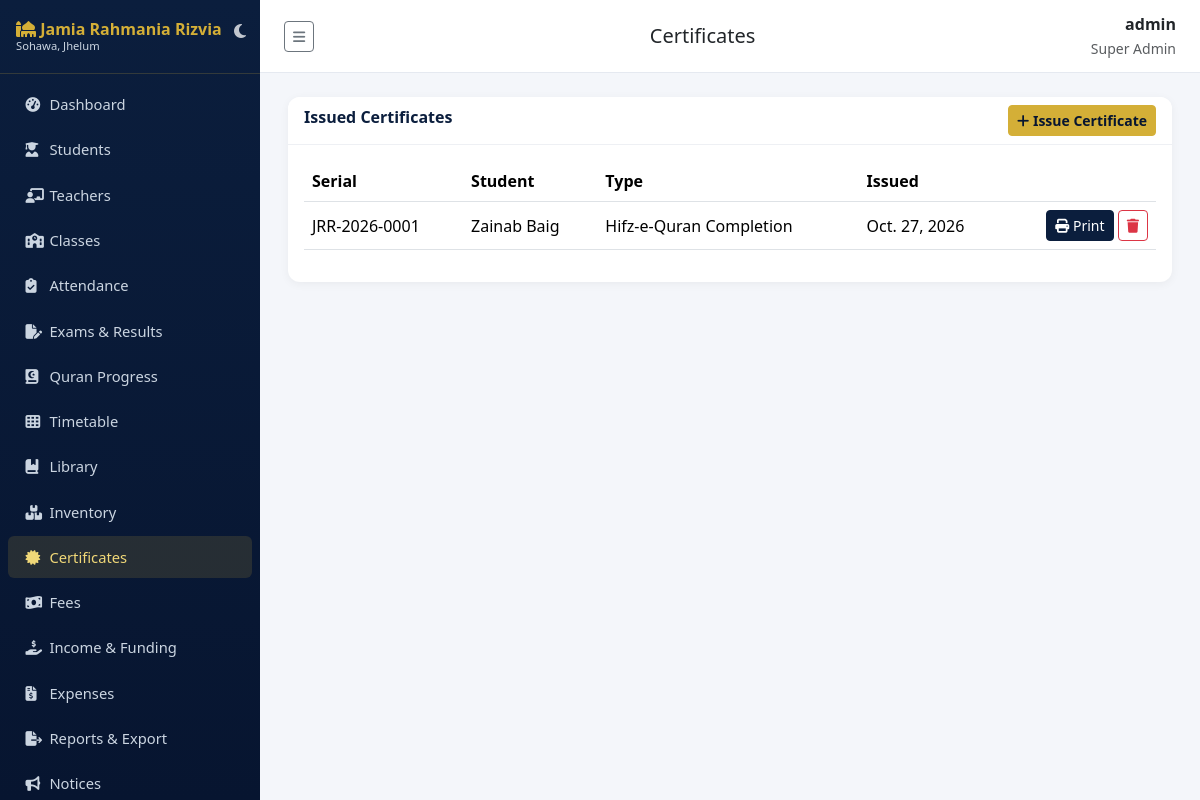
/certificates/ (signed in), run on the app's committed database.
### accounts/models.py (models this page shows, shortened)
class User(AbstractUser):
    class Role(models.TextChoices):
        SUPER_ADMIN = "SUPER_ADMIN", "Super Admin"
        PRINCIPAL = "PRINCIPAL", "Principal"
        ADMIN = "ADMIN", "Admin"
        TEACHER = "TEACHER", "Teacher"
        STUDENT = "STUDENT", "Student"
        PARENT = "PARENT", "Parent"
        ACCOUNTANT = "ACCOUNTANT", "Accountant"
        LIBRARIAN = "LIBRARIAN", "Librarian"
        STAFF = "STAFF", "Staff"
    role = models.CharField(max_length=20, choices=Role.choices, default=Role.STUDENT)
    phone = models.CharField(max_length=20, blank=True)
    photo = models.ImageField(upload_to="profile_photos/", blank=True, null=True)

### certificates/models.py (models this page shows, shortened)
class Certificate(models.Model):
    class Kind(models.TextChoices):
        CHARACTER = "CHARACTER", "Character Certificate"
        LEAVING = "LEAVING", "Leaving Certificate"
        HIFZ = "HIFZ", "Hifz-e-Quran Completion"
        NAZRA = "NAZRA", "Nazra Quran Completion"
        MERIT = "MERIT", "Merit / Appreciation"
    student = models.ForeignKey("students.Student", on_delete=models.CASCADE, related_name="certificates")
    kind = models.CharField(max_length=12, choices=Kind.choices)
    serial = models.CharField(max_length=30, unique=True, blank=True, editable=False)
    issue_date = models.DateField(default=datetime.date.today)
    details = models.TextField(blank=True, help_text="Optional extra line printed on the certificate (e.g. grade, position, reason for leaving)")
    issued_by = models.ForeignKey("accounts.User", on_delete=models.SET_NULL, null=True, blank=True)
    class Meta:
        ordering = ["-issue_date", "-id"]

### students/models.py (models this page shows, shortened)
class Student(models.Model):
    class Status(models.TextChoices):
        ACTIVE = "ACTIVE", "Active"
        INACTIVE = "INACTIVE", "Inactive"
        SUSPENDED = "SUSPENDED", "Suspended"
        TRANSFERRED = "TRANSFERRED", "Transferred"
        GRADUATED = "GRADUATED", "Graduated"
    class Blood(models.TextChoices):
        A_POS = "A+", "A+"
        A_NEG = "A-", "A-"
        B_POS = "B+", "B+"
        B_NEG = "B-", "B-"
        AB_POS = "AB+", "AB+"
        AB_NEG = "AB-", "AB-"
        O_POS = "O+", "O+"
        O_NEG = "O-", "O-"
    user = models.OneToOneField(settings.AUTH_USER_MODEL, on_delete=models.CASCADE, related_name="student_profile", null=True, blank=True)
    parent = models.ForeignKey(settings.AUTH_USER_MODEL, on_delete=models.SET_NULL, null=True, blank=True, related_name="children", limit_choices_to={"role": "PARENT"})
    admission_number = models.CharField(max_length=20, unique=True)
    roll_number = models.CharField(max_length=20, blank=True)
    first_name = models.CharField(max_length=100)
    last_name = models.CharField(max_length=100)
    date_of_birth = models.DateField()
    gender = models.CharField(max_length=10, choices=[("M", "Male"), ("F", "Female"), ("O", "Other")])
    blood_group = models.CharField(max_length=5, choices=Blood.choices, blank=True)
    photo = models.ImageField(upload_to="student_photos/", blank=True, null=True)
    address = models.TextField(blank=True)
    section = models.ForeignKey("academics.Section", on_delete=models.SET_NULL, null=True, blank=True, related_name="students")
    admission_date = models.DateField(auto_now_add=True)
    previous_school = models.CharField(max_length=200, blank=True)
    status = models.CharField(max_length=15, choices=Status.choices, default=Status.ACTIVE)
    guardian_name = models.CharField(max_length=150, blank=True)
    guardian_relation = models.CharField(max_length=50, blank=True)
    guardian_phone = models.CharField(max_length=20, blank=True)
    guardian_email = models.EmailField(blank=True)
    emergency_contact_name = models.CharField(max_length=150, blank=True)
    emergency_contact_phone = models.CharField(max_length=20, blank=True)
    class Meta:
        ordering = ["admission_number"]
    @property
    def full_name(self):
        return f"{self.first_name} {self.last_name}"

### certificates/views.py (the view)
# urls.py: path("", views.CertificateListView.as_view(), name="list"),
class CertificateListView(RoleRequiredMixin, ListView):
    model = Certificate
    template_name = "certificates/certificate_list.html"
    context_object_name = "certificates"
    paginate_by = 25
    allowed_roles = MANAGEMENT_ROLES
    def get_queryset(self):
        return Certificate.objects.select_related("student")

### accounts/mixins.py (called while the page is built)
    def dispatch(self, request, *args, **kwargs):
        if not request.user.is_authenticated:
            return self.handle_no_permission()
        if request.user.is_superuser or request.user.role in self.allowed_roles:
            return super().dispatch(request, *args, **kwargs)
        raise PermissionDenied("You do not have permission to access this page.")

### sitepages/context_processors.py (called while the page is built)
def site_settings(request):
    s = SiteSettings.get_solo()
    years = max(datetime.date.today().year - s.established_year, 0)
    return {"site_settings": s, "years_of_service": years}

### sitepages/models.py (called while the page is built)
    @classmethod
    def get_solo(cls):
        obj = cls.objects.first()
        if not obj:
            obj = cls.objects.create()
        return obj

### templates/certificates/certificate_list.html (shortened to what this page needs)
{% extends "base.html" %}
{% block page_title %}Certificates{% endblock %}
{% block content %}
<div class="card">
  <div class="card-header d-flex justify-content-between"><span>Issued Certificates</span><a href="{% url 'certificates:add' %}" class="btn btn-gold btn-sm"><i class="fa-solid fa-plus"></i> Issue Certificate</a></div>
  <div class="card-body table-responsive">
    <table class="table table-hover align-middle">
      <thead><tr><th>Serial</th><th>Student</th><th>Type</th><th>Issued</th><th></th></tr></thead>
      <tbody>
      {% for c in certificates %}
        <tr><td>{{ c.serial }}</td><td>{{ c.student.full_name }}</td><td>{{ c.get_kind_display }}</td><td>{{ c.issue_date }}</td>
          <td class="text-end"><a href="{% url 'certificates:print' c.pk %}" target="_blank" class="btn btn-sm btn-navy"><i class="fa-solid fa-print"></i> Print</a>
            <a href="{% url 'certificates:delete' c.pk %}" class="btn btn-sm btn-outline-danger"><i class="fa-solid fa-trash"></i></a></td></tr>
      {% empty %}<tr><td colspan="5" class="text-center text-muted">No certificates issued yet.</td></tr>{% endfor %}
      </tbody>
    </table>
  </div>
</div>
{% endblock %}

### templates/base.html (shortened to what this page needs)
{% load static %}
<!DOCTYPE html>
<html lang="en" id="theme-wrapper" data-bs-theme="light">
<head>
<link href="https://cdn.jsdelivr.net/npm/bootstrap@5.3.3/dist/css/bootstrap.min.css" rel="stylesheet">
<link href="https://cdnjs.cloudflare.com/ajax/libs/font-awesome/6.5.1/css/all.min.css" rel="stylesheet">
<link href="{% static 'css/style.css' %}" rel="stylesheet">
</head>
<body>
<nav class="sidebar" id="sidebar">
  <div class="brand d-flex justify-content-between align-items-center">
    <div>
      <i class="fa-solid fa-mosque"></i> Jamia Rahmania Rizvia
      <small class="d-block" style="font-size:.7rem;color:#cbd5e1;font-weight:400">Sohawa, Jhelum</small>
    </div>
    <button id="theme-toggle-btn" class="btn p-1 border-0 text-white opacity-75 hover-opacity-100" title="Switch Theme" style="background: transparent; box-shadow: none;">
      <i class="fa-solid fa-moon fs-6" id="theme-icon"></i>
    </button>
  </div>
  <ul class="nav flex-column py-2">
    {% if request.user.role in "STUDENT,PARENT" %}
      <li class="nav-item"><a class="nav-link {% if request.resolver_match.namespace == 'portal' %}active{% endif %}" href="{% url 'portal:home' %}"><i class="fa-solid fa-gauge-high"></i> My Portal</a></li>
      <li class="nav-item"><a class="nav-link {% if request.resolver_match.namespace == 'notices' and request.resolver_match.url_name == 'list' %}active{% endif %}" href="{% url 'notices:list' %}"><i class="fa-solid fa-bullhorn"></i> Notices</a></li>
      <li class="nav-item"><a class="nav-link {% if request.resolver_match.namespace == 'timetable' %}active{% endif %}" href="{% url 'timetable:view' %}"><i class="fa-solid fa-table-cells"></i> Timetable</a></li>
      <li class="nav-item"><a class="nav-link" href="{% url 'notices:event_list' %}"><i class="fa-solid fa-calendar-days"></i> Events</a></li>
    {% else %}
      <li class="nav-item"><a class="nav-link {% if request.resolver_match.namespace == 'dashboard' %}active{% endif %}" href="{% url 'dashboard:index' %}"><i class="fa-solid fa-gauge-high"></i> Dashboard</a></li>
      <li class="nav-item"><a class="nav-link {% if request.resolver_match.namespace == 'students' %}active{% endif %}" href="{% url 'students:list' %}"><i class="fa-solid fa-user-graduate"></i> Students</a></li>
      {% if request.user.is_superuser or request.user.role in "SUPER_ADMIN,PRINCIPAL,ADMIN" %}
      <li class="nav-item"><a class="nav-link {% if request.resolver_match.namespace == 'teachers' %}active{% endif %}" href="{% url 'teachers:list' %}"><i class="fa-solid fa-chalkboard-user"></i> Teachers</a></li>
      <li class="nav-item"><a class="nav-link {% if request.resolver_match.url_name == 'class_list' %}active{% endif %}" href="{% url 'academics:class_list' %}"><i class="fa-solid fa-school"></i> Classes</a></li>
      {% endif %}
      <li class="nav-item"><a class="nav-link " href="{% url 'attendance:mark' %}"><i class="fa-solid fa-clipboard-check"></i> Attendance</a></li>
      {% if request.user.is_superuser or request.user.role in "SUPER_ADMIN,PRINCIPAL,ADMIN,TEACHER" %}
      <li class="nav-item"><a class="nav-link {% if request.resolver_match.namespace == 'exams' %}active{% endif %}" href="{% url 'exams:list' %}"><i class="fa-solid fa-file-pen"></i> Exams &amp; Results</a></li>
      <li class="nav-item"><a class="nav-link {% if request.resolver_match.namespace == 'hifz' %}active{% endif %}" href="{% url 'hifz:list' %}"><i class="fa-solid fa-book-quran"></i> Quran Progress</a></li>
      {% endif %}
      <li class="nav-item"><a class="nav-link " href="{% url 'timetable:view' %}"><i class="fa-solid fa-table-cells"></i> Timetable</a></li>
      <li class="nav-item"><a class="nav-link {% if request.resolver_match.namespace == 'library' %}active{% endif %}" href="{% url 'library:books' %}"><i class="fa-solid fa-book-bookmark"></i> Library</a></li>
      {% if request.user.is_superuser or request.user.role in "SUPER_ADMIN,PRINCIPAL,ADMIN,STAFF,LIBRARIAN" %}
      <li class="nav-item"><a class="nav-link {% if request.resolver_match.namespace == 'inventory' %}active{% endif %}" href="{% url 'inventory:list' %}"><i class="fa-solid fa-boxes-stacked"></i> Inventory</a></li>
      {% endif %}
      {% if request.user.is_superuser or request.user.role in "SUPER_ADMIN,PRINCIPAL,ADMIN" %}
      <li class="nav-item"><a class="nav-link {% if request.resolver_match.namespace == 'certificates' %}active{% endif %}" href="{% url 'certificates:list' %}"><i class="fa-solid fa-certificate"></i> Certificates</a></li>
      {% endif %}
      {% if request.user.is_superuser or request.user.role in "SUPER_ADMIN,PRINCIPAL,ADMIN,ACCOUNTANT" %}
      <li class="nav-item"><a class="nav-link {% if request.resolver_match.url_name == 'payment_list' %}active{% endif %}" href="{% url 'fees:payment_list' %}"><i class="fa-solid fa-money-bill-wave"></i> Fees</a></li>
      <li class="nav-item"><a class="nav-link {% if request.resolver_match.url_name == 'income_list' %}active{% endif %}" href="{% url 'fees:income_list' %}"><i class="fa-solid fa-hand-holding-dollar"></i> Income &amp; Funding</a></li>
      <li class="nav-item"><a class="nav-link {% if request.resolver_match.url_name == 'expense_list' %}active{% endif %}" href="{% url 'fees:expense_list' %}"><i class="fa-solid fa-file-invoice-dollar"></i> Expenses</a></li>
      {% endif %}
      {% if request.user.is_superuser or request.user.role in "SUPER_ADMIN,PRINCIPAL,ADMIN,ACCOUNTANT" %}
      <li class="nav-item"><a class="nav-link {% if request.resolver_match.namespace == 'reports' %}active{% endif %}" href="{% url 'reports:index' %}"><i class="fa-solid fa-file-export"></i> Reports &amp; Export</a></li>
      {% endif %}
      <li class="nav-item"><a class="nav-link {% if request.resolver_match.namespace == 'notices' %}active{% endif %}" href="{% url 'notices:list' %}"><i class="fa-solid fa-bullhorn"></i> Notices</a></li>
    {% endif %}
  </ul>
</nav>
<div class="main-content">
  <div class="topbar">
    <button class="btn btn-sm btn-outline-secondary" id="sidebarToggle" type="button" title="Show / hide menu" aria-label="Toggle menu"><i class="fa-solid fa-bars"></i></button>
    <h5 class="mb-0">{% block page_title %}Dashboard{% endblock %}</h5>
    <div class="text-end">
      <div class="fw-semibold">{{ request.user.get_full_name|default:request.user.username }}</div>
      <small class="text-muted">{{ request.user.get_role_display }}</small>
    </div>
  </div>
  {% block content %}{% endblock %}
</div>
</body>
</html>

### static/css/style.css (style rules this page uses)
:root { --navy: #0b1e3d; --navy-dark: #071530; --gold: #d4af37; --gold-light: #f0d878; --bg: #f4f6fa; }
body { background: var(--bg); font-family: 'Segoe UI', Roboto, sans-serif; }
.sidebar { background: linear-gradient(180deg, var(--navy) 0%, var(--navy-dark) 100%); min-height: 100vh; width: 250px; position: fixed; top: 0; left: 0; z-index: 1030; }
.sidebar .brand { color: var(--gold); font-weight: 700; padding: 1.25rem 1rem; border-bottom: 1px solid rgba(212,175,55,.2); }
.sidebar .nav-link { color: #cbd5e1; padding: .6rem 1.1rem; border-radius: 6px; margin: 2px 8px; font-size: .92rem; }
.sidebar .nav-link.active, .sidebar .nav-link:hover { background: rgba(212,175,55,.15); color: var(--gold-light); }
.sidebar .nav-link i { width: 20px; }
.main-content { margin-left: 250px; padding: 1.5rem 1.75rem; }
.topbar { background: #fff; border-bottom: 1px solid #e5e9f0; padding: .75rem 1.5rem; margin: -1.5rem -1.75rem 1.5rem -1.75rem; display: flex; justify-content: space-between; align-items: center; }
.card { border: none; border-radius: 12px; box-shadow: 0 2px 10px rgba(0,0,0,.05); }
.card-header { background: #fff; border-bottom: 1px solid #eef0f4; font-weight: 600; color: var(--navy); border-radius: 12px 12px 0 0 !important; }
.btn-gold { background: var(--gold); border-color: var(--gold); color: var(--navy-dark); font-weight: 600; }
.btn-navy { background: var(--navy); border-color: var(--navy); color: #fff; }
.table thead { background: var(--navy); color: #fff; }
#sidebar { position: fixed; top: 0; left: 0; width: 260px; height: 100vh; overflow-y: auto !important; z-index: 1050; transition: all 0.3s ease; }
.main-content { margin-left: 260px; transition: all 0.3s ease; }
#sidebar .brand { padding-right: 35px !important; line-height: 1.2 !important; }
#theme-toggle-btn { position: absolute; right: 10px; top: 15px; z-index: 10; }

### templates/base.html (style rules this page uses)
html, body { min-height: 100vh !important; height: 100%; }
#sidebar .brand { cursor: grab; user-select: none; touch-action: none; }

### data on the page
User: user.get_full_name "admin", user.role "Super Admin"
Certificate: serial "JRR-2026-0001", student.full_name "Zainab Baig", kind "Hifz-e-Quran Completion", issue_date "Oct. 27, 2026"
